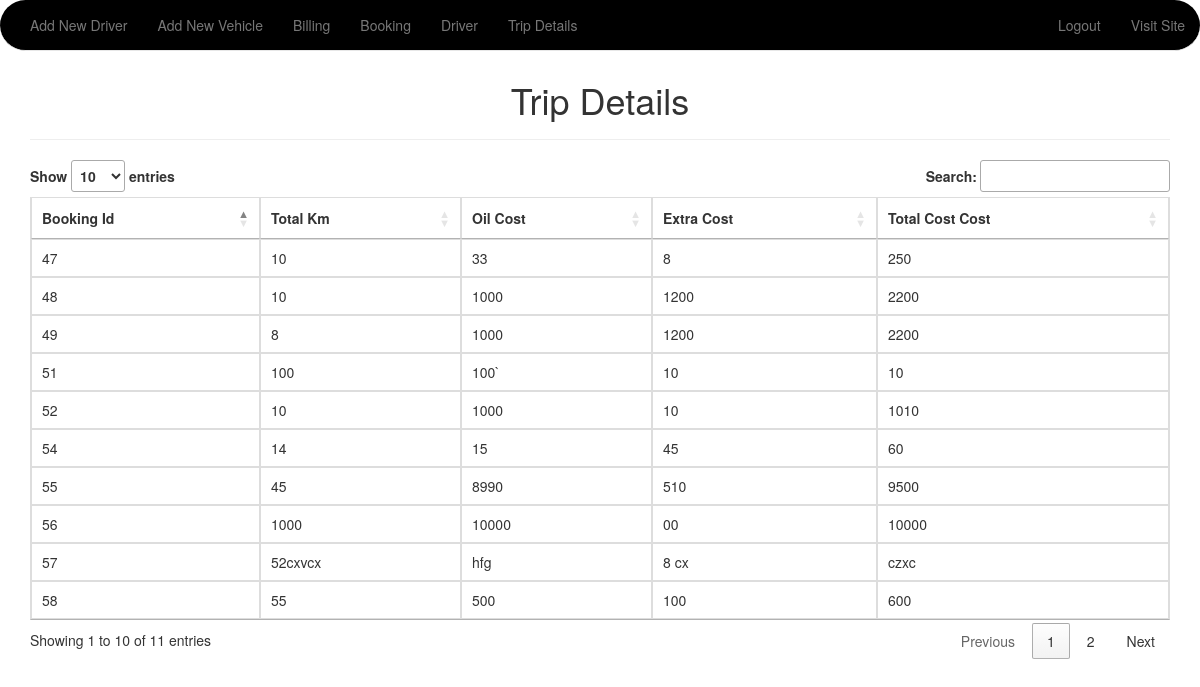
Page /UK/Vehicle-Management/trip_details.php on the committed database.
### tables this page shows
CREATE TABLE `tripcost` (
  `id` int(11) NOT NULL,
  `booking_id` varchar(50) NOT NULL,
  `username` varchar(100) NOT NULL,
  `total_km` varchar(11) NOT NULL,
  `oil_cost` varchar(11) NOT NULL,
  `extra_cost` varchar(11) NOT NULL,
  `total_cost` varchar(11) NOT NULL,
  `paid` int(11) NOT NULL
);

### UK/Vehicle-Management/trip_details.php (the view, shortened to what this page needs)
<?php
     $connection= mysqli_connect('localhost','root','','vehicle_management');
    $select_query="SELECT * FROM `tripcost`";
    $result= mysqli_query($connection,$select_query);
?>
<!DOCTYPE html>
<html lang="en">
<head>
    <link href="http://maxcdn.bootstrapcdn.com/bootstrap/3.2.0/css/bootstrap.min.css" rel="stylesheet">
    <link rel="stylesheet" href="http://cdn.datatables.net/1.10.2/css/jquery.dataTables.min.css">
    <link rel="stylesheet" href="sweetalert2/sweetalert2.css">
    <link rel="stylesheet" href="animate.css">
    <link rel="stylesheet" href="style.css">
</head>
<body>
    <?php include 'navbar_admin.php'; ?>
    <br><br>
    <div class="container">
        <div class="row">
            <div class="col-md-12">
                <div class="page-header">
                    <h1 style="text-align: center;">Trip Details</h1>
                </div>
                <table id="myTable" class="table table-bordered animated rubberBand">
                    <thead>
                        <th>Booking Id</th>
                        <th>Total Km</th>
                        <th>Oil Cost</th>
                        <th>Extra Cost</th>
                        <th>Total Cost Cost</th>
                    </thead>
                    <tbody>
                        <?php while($row=mysqli_fetch_assoc($result)){ ?>
                        <tr>
                            <td><?php echo $row['booking_id']; ?></td>
                            <td><?php echo $row['total_km']; ?></td>
                            <td><?php echo $row['oil_cost']; ?></td>
                            <td><?php echo $row['extra_cost']; ?></td>
                            <td><?php echo $row['total_cost']; ?></td>
                        </tr>
                        <?php } ?>
                    </tbody>
                </table>
            </div>
        </div>
    </div>
</body>
</html>

### rows in the picture
tripcost: booking "47", total_km "10", oil_cost "33", extra_cost "8", total_cost "250"
tripcost: booking "48", total_km "10", oil_cost "1000", extra_cost "1200", total_cost "2200"
tripcost: booking "49", total_km "8", oil_cost "1000", extra_cost "1200", total_cost "2200"
tripcost: booking "51", total_km "100", oil_cost "100`", extra_cost "10", total_cost "10"
tripcost: booking "52", total_km "10", oil_cost "1000", extra_cost "10", total_cost "1010"
tripcost: booking "54", total_km "14", oil_cost "15", extra_cost "45", total_cost "60"
tripcost: booking "55", total_km "45", oil_cost "8990", extra_cost "510", total_cost "9500"
tripcost: booking "56", total_km "1000", oil_cost "10000", extra_cost "00", total_cost "10000"
tripcost: booking "57", total_km "52cxvcx", oil_cost "hfg", extra_cost "8 cx", total_cost "czxc"
tripcost: booking "58", total_km "55", oil_cost "500", extra_cost "100", total_cost "600"
